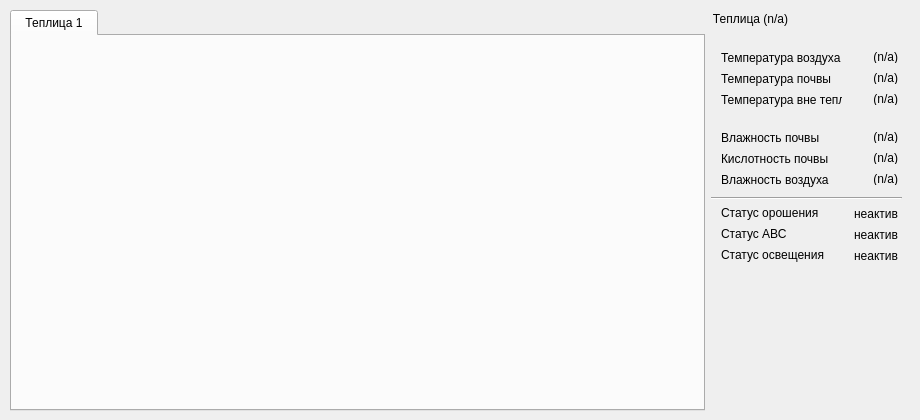
            <widget class="QWidget" name="page_3">
             <widget class="QWidget" name="horizontalLayoutWidget">
              <property name="geometry">
               <rect>
                <x>10</x>
                <y>10</y>
                <width>901</width>
                <height>401</height>
               </rect>
              </property>
              <layout class="QHBoxLayout" name="horizontalLayout_3">
               <property name="sizeConstraint">
                <enum>QLayout::SetMinAndMaxSize</enum>
               </property>
               <item>
                <widget class="QTabWidget" name="taw_PtsRoot">
                 <property name="sizePolicy">
                  <sizepolicy hsizetype="Expanding" vsizetype="Expanding">
                   <horstretch>0</horstretch>
                   <verstretch>0</verstretch>
                  </sizepolicy>
                 </property>
                 <property name="maximumSize">
                  <size>
                   <width>720</width>
                   <height>16777215</height>
                  </size>
                 </property>
                 <widget class="QWidget" name="tab">
                  <attribute name="title">
                   <string> Теплица 1 </string>
                  </attribute>
                 </widget>
                </widget>
               </item>
               <item>
                <widget class="QGroupBox" name="box_PtsSelectedModuleStats">
                 <property name="sizePolicy">
                  <sizepolicy hsizetype="Maximum" vsizetype="Preferred">
                   <horstretch>0</horstretch>
                   <verstretch>0</verstretch>
                  </sizepolicy>
                 </property>
                 <property name="minimumSize">
                  <size>
                   <width>200</width>
                   <height>0</height>
                  </size>
                 </property>
                 <property name="maximumSize">
                  <size>
                   <width>200</width>
                   <height>16777215</height>
                  </size>
                 </property>
                 <property name="styleSheet">
                  <string notr="true">QGroupBox { margin-top: 11px; border-top: 1px flat; }</string>
                 </property>
                 <property name="title">
                  <string>Теплица (n/a)</string>
                 </property>
                 <widget class="QLabel" name="lbl_ReadOnly26">
                  <property name="geometry">
                   <rect>
                    <x>10</x>
                    <y>40</y>
                    <width>121</width>
                    <height>16</height>
                   </rect>
                  </property>
                  <property name="text">
                   <string>Температура воздуха</string>
                  </property>
                 </widget>
                 <widget class="QLabel" name="lbl_PtsStatAirTemp">
                  <property name="geometry">
                   <rect>
                    <x>140</x>
                    <y>40</y>
                    <width>47</width>
                    <height>13</height>
                   </rect>
                  </property>
                  <property name="text">
                   <string>(n/a)</string>
                  </property>
                  <property name="alignment">
                   <set>Qt::AlignRight|Qt::AlignTrailing|Qt::AlignVCenter</set>
                  </property>
                 </widget>
                 <widget class="QLabel" name="lbl_ReadOnly27">
                  <property name="geometry">
                   <rect>
                    <x>10</x>
                    <y>61</y>
                    <width>111</width>
                    <height>16</height>
                   </rect>
                  </property>
                  <property name="text">
                   <string>Температура почвы</string>
                  </property>
                 </widget>
                 <widget class="QLabel" name="lbl_PtsStatSoilTemp">
                  <property name="geometry">
                   <rect>
                    <x>140</x>
                    <y>61</y>
                    <width>47</width>
                    <height>13</height>
                   </rect>
                  </property>
                  <property name="text">
                   <string>(n/a)</string>
                  </property>
                  <property name="alignment">
                   <set>Qt::AlignRight|Qt::AlignTrailing|Qt::AlignVCenter</set>
                  </property>
                 </widget>
                 <widget class="QLabel" name="lbl_ReadOnly28">
                  <property name="geometry">
                   <rect>
                    <x>10</x>
                    <y>82</y>
                    <width>121</width>
                    <height>16</height>
                   </rect>
                  </property>
                  <property name="text">
                   <string>Температура вне тепл.</string>
                  </property>
                 </widget>
                 <widget class="QLabel" name="lbl_PtsStatExtAirTemp">
                  <property name="geometry">
                   <rect>
                    <x>140</x>
                    <y>82</y>
                    <width>47</width>
                    <height>13</height>
                   </rect>
                  </property>
                  <property name="text">
                   <string>(n/a)</string>
                  </property>
                  <property name="alignment">
                   <set>Qt::AlignRight|Qt::AlignTrailing|Qt::AlignVCenter</set>
                  </property>
                 </widget>
                 <widget class="QLabel" name="lbl_PtsStatAirMoisture">
                  <property name="geometry">
                   <rect>
                    <x>140</x>
                    <y>162</y>
                    <width>47</width>
                    <height>13</height>
                   </rect>
                  </property>
                  <property name="text">
                   <string>(n/a)</string>
                  </property>
                  <property name="alignment">
                   <set>Qt::AlignRight|Qt::AlignTrailing|Qt::AlignVCenter</set>
                  </property>
                 </widget>
                 <widget class="QLabel" name="lbl_ReadOnly31">
                  <property name="geometry">
                   <rect>
                    <x>10</x>
                    <y>162</y>
                    <width>121</width>
                    <height>16</height>
                   </rect>
                  </property>
                  <property name="text">
                   <string>Влажность воздуха</string>
                  </property>
                 </widget>
                 <widget class="QLabel" name="lbl_PtsStatSoilPHRate">
                  <property name="geometry">
                   <rect>
                    <x>140</x>
                    <y>141</y>
                    <width>47</width>
                    <height>13</height>
                   </rect>
                  </property>
                  <property name="text">
                   <string>(n/a)</string>
                  </property>
                  <property name="alignment">
                   <set>Qt::AlignRight|Qt::AlignTrailing|Qt::AlignVCenter</set>
                  </property>
                 </widget>
                 <widget class="QLabel" name="lbl_ReadOnly30">
                  <property name="geometry">
                   <rect>
                    <x>10</x>
                    <y>141</y>
                    <width>121</width>
                    <height>16</height>
                   </rect>
                  </property>
                  <property name="text">
                   <string>Кислотность почвы</string>
                  </property>
                 </widget>
                 <widget class="QLabel" name="lbl_PtsStatSoilMoisture">
                  <property name="geometry">
                   <rect>
                    <x>140</x>
                    <y>120</y>
                    <width>47</width>
                    <height>13</height>
                   </rect>
                  </property>
                  <property name="text">
                   <string>(n/a)</string>
                  </property>
                  <property name="alignment">
                   <set>Qt::AlignRight|Qt::AlignTrailing|Qt::AlignVCenter</set>
                  </property>
                 </widget>
                 <widget class="QLabel" name="lbl_ReadOnly29">
                  <property name="geometry">
                   <rect>
                    <x>10</x>
                    <y>120</y>
                    <width>121</width>
                    <height>16</height>
                   </rect>
                  </property>
                  <property name="text">
                   <string>Влажность почвы</string>
                  </property>
                 </widget>
                 <widget class="Line" name="line_3">
                  <property name="geometry">
                   <rect>
                    <x>0</x>
                    <y>180</y>
                    <width>191</width>
                    <height>16</height>
                   </rect>
                  </property>
                  <property name="frameShadow">
                   <enum>QFrame::Sunken</enum>
                  </property>
                  <property name="lineWidth">
                   <number>1</number>
                  </property>
                  <property name="orientation">
                   <enum>Qt::Horizontal</enum>
                  </property>
                 </widget>
                 <widget class="QLabel" name="lbl_PtsSysLightStat">
                  <property name="geometry">
                   <rect>
                    <x>140</x>
                    <y>239</y>
                    <width>47</width>
                    <height>13</height>
                   </rect>
                  </property>
                  <property name="text">
                   <string>неактив</string>
                  </property>
                  <property name="alignment">
                   <set>Qt::AlignRight|Qt::AlignTrailing|Qt::AlignVCenter</set>
                  </property>
                 </widget>
                 <widget class="QLabel" name="lbl_ReadOnly34">
                  <property name="geometry">
                   <rect>
                    <x>10</x>
                    <y>237</y>
                    <width>121</width>
                    <height>16</height>
                   </rect>
                  </property>
                  <property name="text">
                   <string>Статус освещения</string>
                  </property>
                 </widget>
                 <widget class="QLabel" name="lbl_ReadOnly32">
                  <property name="geometry">
                   <rect>
                    <x>10</x>
                    <y>195</y>
                    <width>121</width>
                    <height>16</height>
                   </rect>
                  </property>
                  <property name="text">
                   <string>Статус орошения</string>
                  </property>
                 </widget>
                 <widget class="QLabel" name="lbl_PtsSysVentlStat">
                  <property name="geometry">
                   <rect>
                    <x>140</x>
                    <y>218</y>
                    <width>47</width>
                    <height>13</height>
                   </rect>
                  </property>
                  <property name="text">
                   <string>неактив</string>
                  </property>
                  <property name="alignment">
                   <set>Qt::AlignRight|Qt::AlignTrailing|Qt::AlignVCenter</set>
                  </property>
                 </widget>
                 <widget class="QLabel" name="lbl_PtsSysWtnStat">
                  <property name="geometry">
                   <rect>
                    <x>140</x>
                    <y>197</y>
                    <width>47</width>
                    <height>13</height>
                   </rect>
                  </property>
                  <property name="text">
                   <string>неактив</string>
                  </property>
                  <property name="alignment">
                   <set>Qt::AlignRight|Qt::AlignTrailing|Qt::AlignVCenter</set>
                  </property>
                 </widget>
                 <widget class="QLabel" name="lbl_ReadOnly33">
                  <property name="geometry">
                   <rect>
                    <x>10</x>
                    <y>216</y>
                    <width>121</width>
                    <height>16</height>
                   </rect>
                  </property>
                  <property name="text">
                   <string>Статус АВС</string>
                  </property>
                 </widget>
                </widget>
               </item>
              </layout>
             </widget>
            </widget>
